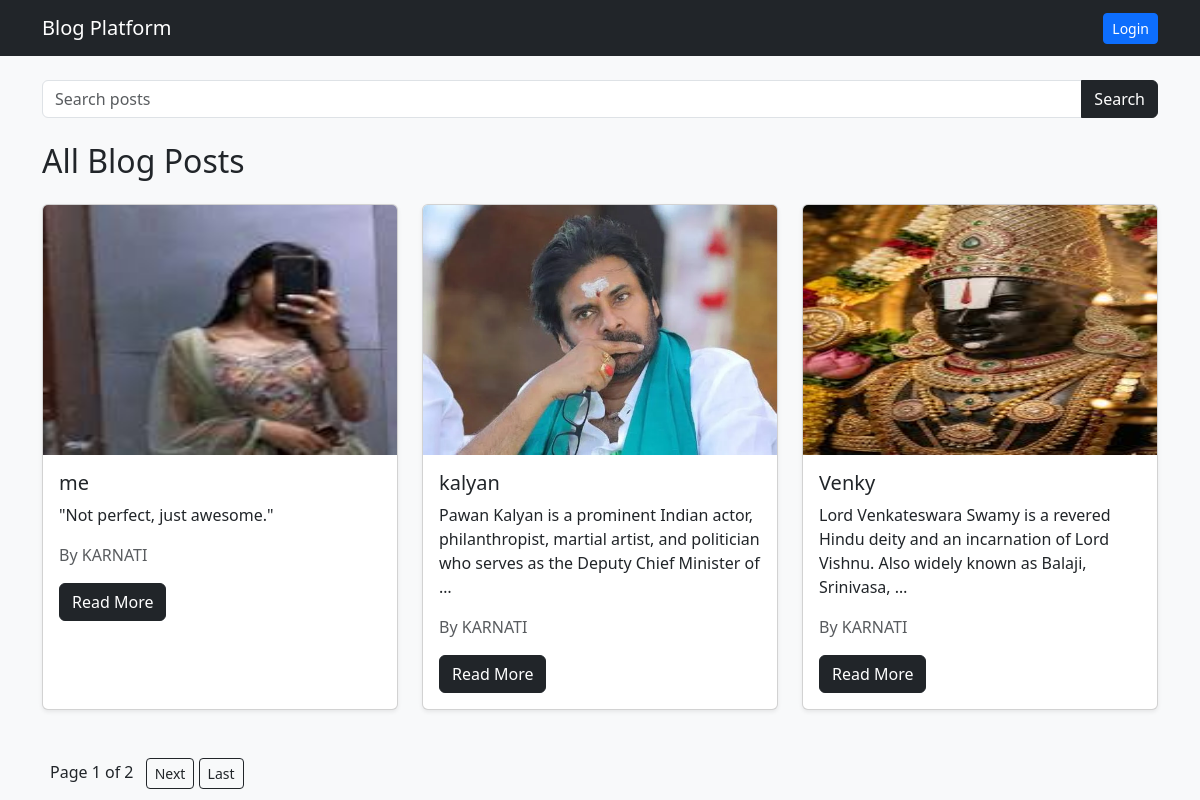
The page / on the database its author committed.
### blog/models.py (models this page shows, shortened)
class Post(models.Model):
    author = models.ForeignKey(
        User,
        on_delete=models.CASCADE
    )
    title = models.CharField(max_length=200)
    content = models.TextField()
    image = models.ImageField(
        upload_to='post_images/',
        blank=True,
        null=True
    )
    likes = models.ManyToManyField(
        User,
        related_name='liked_posts',
        blank=True
    )
    created_at = models.DateTimeField(
        auto_now_add=True
    )

### blog/views.py (the view)
# urls.py: path('', views.home, name='home'),
def home(request):
    posts_list = Post.objects.all().order_by('-created_at')
    paginator = Paginator(posts_list, 3)
    page_number = request.GET.get('page')
    posts = paginator.get_page(page_number)
    return render(request, 'home.html', {
        'posts': posts
    })

### templates/home.html (shortened to what this page needs)
{% extends 'base.html' %}
{% block content %}
<h2 class="mb-4">
    All Blog Posts
</h2>
<div class="row">
{% for post in posts %}
<div class="col-md-4 mb-4">
    <div class="card h-100 shadow-sm">
        {% if post.image %}
            <img
                src="{{ post.image.url }}"
                class="card-img-top"
                height="250"
            >
        {% endif %}
        <div class="card-body">
            <h5 class="card-title">
                {{ post.title }}
            </h5>
            <p class="card-text">
                {{ post.content|truncatewords:20 }}
            </p>
            <p class="text-muted">
                By {{ post.author.username }}
            </p>
            <a
                href="{% url 'post_detail' post.id %}"
                class="btn btn-dark"
            >
                Read More
            </a>
        </div>
    </div>
</div>
{% empty %}
<p>No posts available.</p>
{% endfor %}
</div>
<div class="mt-4">
    <span class="mx-2">
        Page {{ posts.number }}
        of
        {{ posts.paginator.num_pages }}
    </span>
    {% if posts.has_next %}
        <a
            href="?page={{ posts.next_page_number }}"
            class="btn btn-outline-dark btn-sm"
        >
            Next
        </a>
        <a
            href="?page={{ posts.paginator.num_pages }}"
            class="btn btn-outline-dark btn-sm"
        >
            Last
        </a>
    {% endif %}
</div>
{% endblock %}

### rows shown on the page
Post: image (picture), title "me", content "\"Not perfect, just awesome.\"", author.username "KARNATI"
Post: image (picture), title "kalyan", content "Pawan Kalyan is a prominent Indian actor, philanthropist, martial artist, and politician who serves as the Deputy Chief Minister of …", author.username "KARNATI"
Post: image (picture), title "Venky", content "Lord Venkateswara Swamy is a revered Hindu deity and an incarnation of Lord Vishnu. Also widely known as Balaji, Srinivasa, …", author.username "KARNATI"

### other values the page prints
{{ posts.number }} "1"
{{ posts.paginator.num_pages }} "2"
